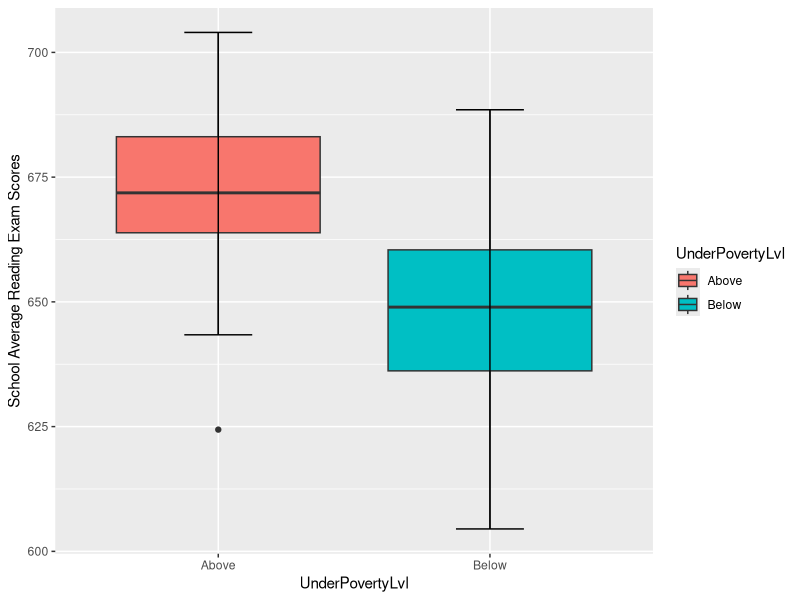
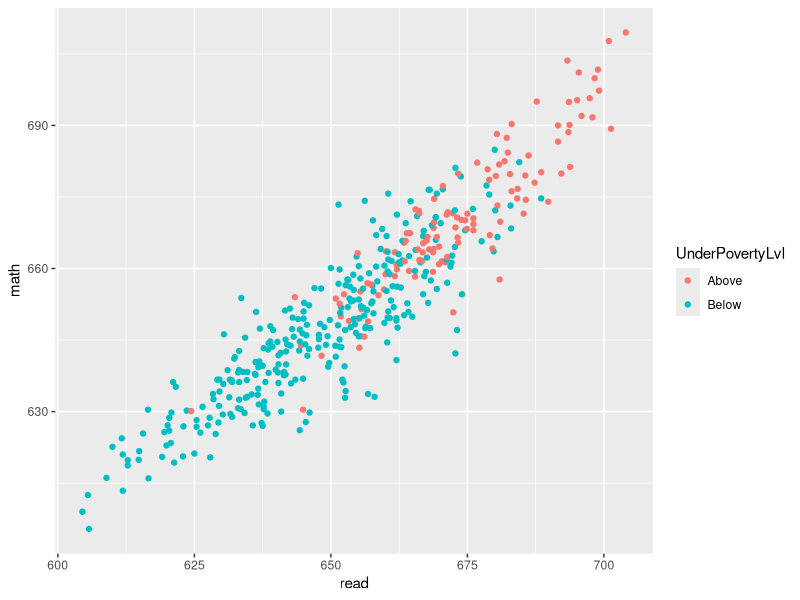
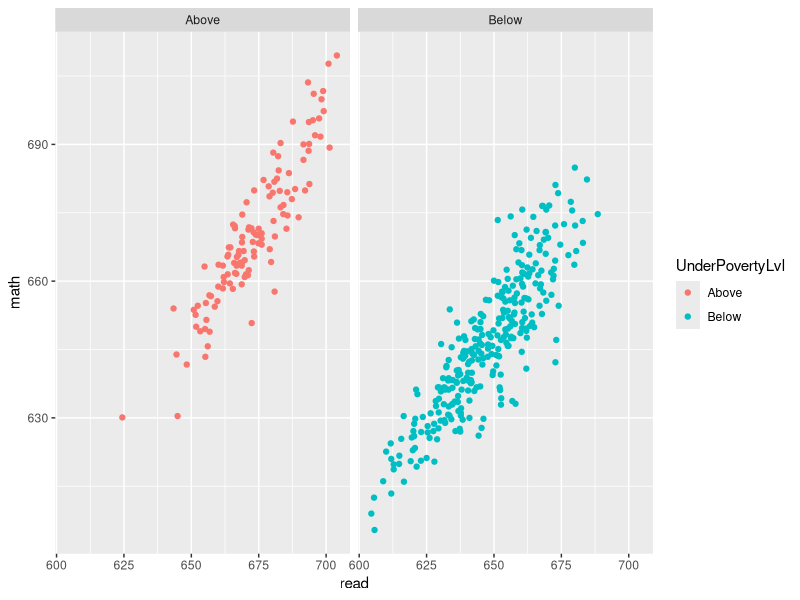

These charts were generated, in order, by the following R code:
## ---- chunk 1
#| output: false
library(AER)
data("CASchools")
library(tidyverse)
## ---- chunk 2
CASchools_A2_3 <- as_tibble(CASchools) %>% 
  mutate(UnderPovertyLvl=factor(ifelse(income < 16.5, "Below", "Above")))

head(CASchools_A2_3)
## ---- chunk 3
ggplot(CASchools_A2_3, aes(x=UnderPovertyLvl, y=read, fill=UnderPovertyLvl)) + 
  geom_boxplot() + 
  ylab("School Average Reading Exam Scores") + 
  stat_boxplot(geom="errorbar", width=0.25)
## ---- chunk 4
ggplot(CASchools_A2_3, aes(x=read, y=math, col=UnderPovertyLvl)) + 
  geom_point() 
## ---- chunk 5
ggplot(CASchools_A2_3, aes(x=read, y=math, col=UnderPovertyLvl)) + 
  geom_point() + facet_grid(~UnderPovertyLvl)
